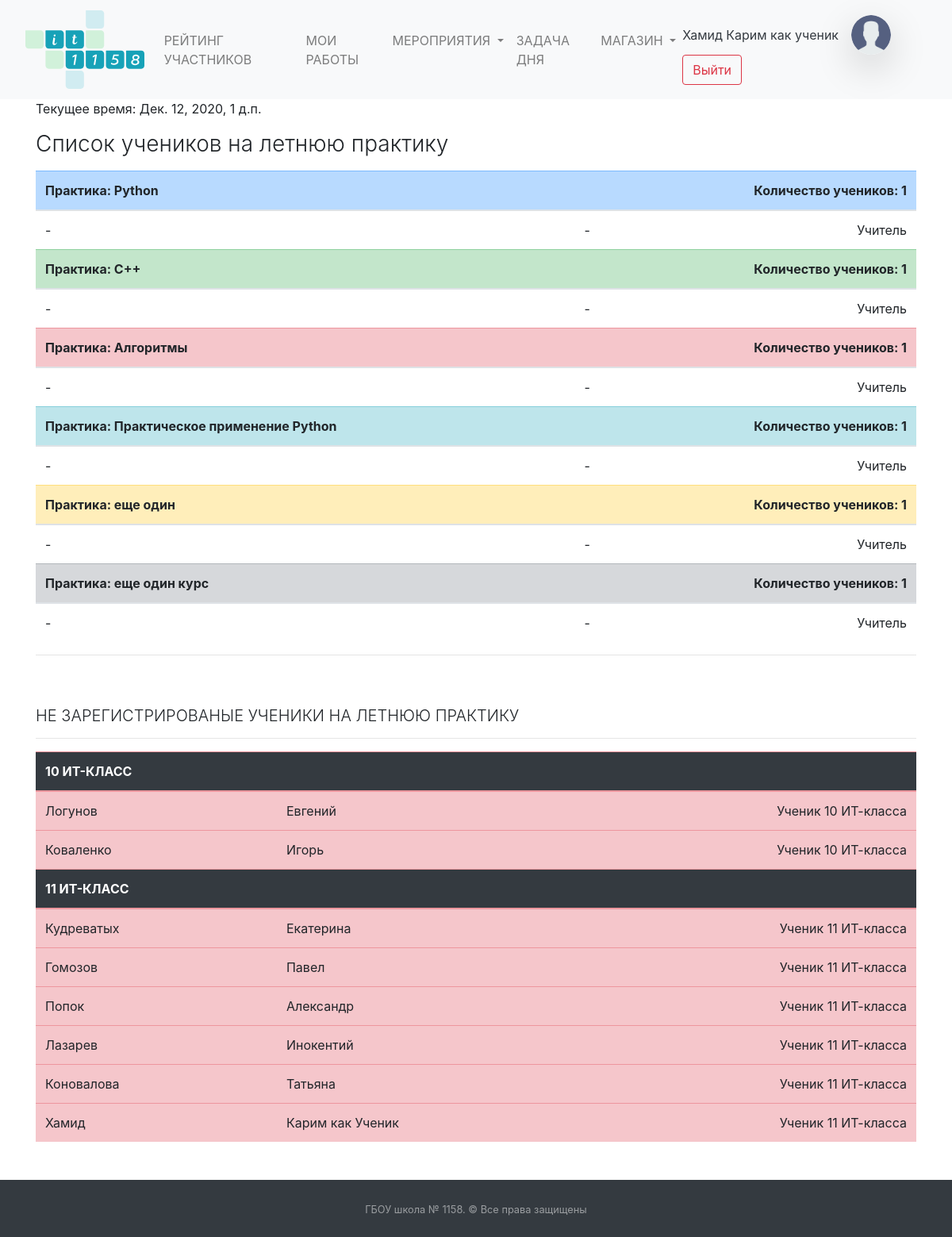
The page /summer_practice/admin (signed in) on the database its author committed.
### mainapp/models.py (models this page shows, shortened)
class Puples(models.Model):
    STATUS_CHOICES = (
        ('ST10', 'Ученик 10 ИТ-класса'),
        ('ST11', 'Ученик 11 ИТ-класса'),
        ('APP', 'Кандидат в ИТ-класс'),
        ('TEACH', 'Учитель')
    )
    PROGRESS_CHOICES = (
        (0, '0'),
        (25, '25'),
        (50, '50'),
        (75, '75'),
        (100, '100'),
    )
    name = models.CharField("Имя", null=True, max_length=50)
    surname = models.CharField("Фамилия", null=True, max_length=100)
    rate = models.PositiveIntegerField("Рейтинг ученика", default=0)
    image = models.ImageField("Фотография профиля", blank=True, upload_to="puples_photo",
                              default="puples_photo/user-2.png")
    user = models.OneToOneField(User, on_delete=models.CASCADE, null=True, default='',
                                verbose_name="Связь с таблицей пользователей")
    status = models.CharField("Статуc", choices=STATUS_CHOICES, default='ST10', max_length=30)
    applicant_first_result = models.FloatField("Результат первого этапа", blank=True, default=0)
    applicant_progress = models.IntegerField(verbose_name="Прогресс", choices=PROGRESS_CHOICES, default=0, blank=True)
    email = models.EmailField(verbose_name="Email", default="")
    phone = models.CharField(max_length=12, verbose_name="Телефон", default="")
    class Meta:
        verbose_name = "Пользователи"
        verbose_name_plural = "Пользователи"

class SummerPractice(models.Model):
    name = models.CharField("Название курса", max_length=200, default="")
    description = models.CharField("Описание курса", max_length=1000, default="")
    date = models.DateField("Дата", default="")
    time = models.TimeField("Время начала курса", default="")
    image = models.ImageField("Логотип курса", blank=True, upload_to="logo_practice",
                              default="puples_photo/user-2.png")
    id_registers = models.CharField(default="", verbose_name="ID учеников, кто дал правильный ответ", max_length=200,
                                    blank=True)
    class Meta:
        verbose_name = "Летняя практика"
        verbose_name_plural = "Летняя практика"

### mainapp/views.py (the view)
# urls.py: path("summer_practice/admin", views.SummerPracticeAdminView.as_view(), name="summer_practice_admin"),
class SummerPracticeAdminView(HeaderNotificationsCounter, LoginRequiredMixin, ListView):
    template_name = "summer_practice_admin.html"
    queryset = SummerPractice.objects.all()
    login_url = '/login/'
    def get_context_data(self, *, object_list=None, **kwargs):
        context = super().get_context_data(**kwargs)
        all_puples = []
        for i in range(6):
            list_id = [int(j) for j in
                       SummerPractice.objects.all()[i].id_registers.rstrip('|*').lstrip('*|').split("*||*")]
            all_puples += list_id
            context[f"list{i}"] = [Puples.objects.get(user_id=k) for k in list_id]
            context[f"l{i}"] = len(list_id)
        all_id_user = {i.user_id for i in Puples.objects.all()}
        context["not_reg_puples"] = [Puples.objects.get(user_id=i) for i in all_id_user.difference(set(all_puples))]
        context["time"] = dt.datetime.now()
        return context

### mainapp/addons_python/views_addons_classes.py (called while the page is built)
    def get_context_data(self, *, object_list=None, **kwargs):
        context = super().get_context_data(**kwargs)
        context['events_new'] = Events.objects.filter(check=False).count()
        context['applicants_count'] = Puples.objects.filter(
            status="APP").count()
        return context

### templates/summer_practice_admin.html (shortened to what this page needs)
{% extends  'base.html' %}
{% load static %}
{% block main %}
    <div class="container">
        <p>Текущее время: {{ time }}</p>
        <h3 class="font-weight-light mt-3">Список учеников на летнюю практику</h3>
        <table class="table mt-3">
            <thead class="thead table-primary">
            <tr>
                <th scope="col">Практика: {{ summerpractice_list.0.name }}</th>
                <th scope="col"></th>
                <th scope="col" class="text-right">Количество учеников: {{ l0 }}</th>
            </tr>
            </thead>
            <tbody>
            {% for i in list0 %}
                <tr>
                    <td>{{ i.name }}</td>
                    <td class="text-left">{{ i.surname }}</td>
                    <td class="text-right">{{ i.get_status_display }}</td>
                </tr>
            {% endfor %}
            </tbody>
            <thead class="thead table-success">
            <tr>
                <th scope="col">Практика: {{ summerpractice_list.1.name }}</th>
                <th scope="col"></th>
                <th scope="col" class="text-right">Количество учеников: {{ l1 }}</th>
            </tr>
            </thead>
            <tbody>
            {% for i in list1 %}
                <tr>
                    <td>{{ i.name }}</td>
                    <td class="text-left">{{ i.surname }}</td>
                    <td class="text-right">{{ i.get_status_display }}</td>
                </tr>
            {% endfor %}
            </tbody>
            <thead class="thead table-danger">
            <tr>
                <th scope="col">Практика: {{ summerpractice_list.2.name }}</th>
                <th scope="col"></th>
                <th scope="col" class="text-right">Количество учеников: {{ l2 }}</th>
            </tr>
            </thead>
            <tbody>
            {% for i in list2 %}
                <tr>
                    <td>{{ i.name }}</td>
                    <td class="text-left">{{ i.surname }}</td>
                    <td class="text-right">{{ i.get_status_display }}</td>
                </tr>
            {% endfor %}
            </tbody>
            <thead class="thead table-info">
            <tr>
                <th scope="col">Практика: {{ summerpractice_list.3.name }}</th>
                <th scope="col"></th>
                <th scope="col" class="text-right">Количество учеников: {{ l3 }}</th>
            </tr>
            </thead>
            <tbody>
            {% for i in list3 %}
                <tr>
                    <td>{{ i.name }}</td>
                    <td class="text-left">{{ i.surname }}</td>
                    <td class="text-right">{{ i.get_status_display }}</td>
                </tr>
            {% endfor %}
            </tbody>
            <thead class="thead table-warning">
            <tr>
                <th scope="col">Практика: {{ summerpractice_list.4.name }}</th>
                <th scope="col"></th>
                <th scope="col" class="text-right">Количество учеников: {{ l4 }}</th>
            </tr>
            </thead>
            <tbody>
            {% for i in list4 %}
                <tr>
                    <td>{{ i.name }}</td>
                    <td class="text-left">{{ i.surname }}</td>
                    <td class="text-right">{{ i.get_status_display }}</td>
                </tr>
            {% endfor %}
            </tbody>
            <thead class="thead table-secondary">
            <tr>
                <th scope="col">Практика: {{ summerpractice_list.5.name }}</th>
                <th scope="col"></th>
                <th scope="col" class="text-right">Количество учеников: {{ l5 }}</th>
            </tr>
            </thead>
            <tbody>
            {% for i in list5 %}
                <tr>
                    <td>{{ i.name }}</td>
                    <td class="text-left">{{ i.surname }}</td>
                    <td class="text-right">{{ i.get_status_display }}</td>
                </tr>
            {% endfor %}
            </tbody>
        </table>
        <hr>
        <h5 class="font-weight-light text-uppercase pt-5">Не зарегистрированые ученики на летнюю практику</h5>
        <hr>
        <table class="table mt-3 table-danger">
            <thead class="thead table-dark">
            <tr>
                <th scope="col">10 ИТ-КЛАСС</th>
                <th scope="col"></th>
                <th scope="col" class="text-right"></th>
            </tr>
            </thead>
            <tbody>
            {% for i in not_reg_puples %}
                {% if i.status == "ST10" %}
                    <tr>
                        <td>{{ i.surname }}</td>
                        <td class="text-left">{{ i.name }}</td>
                        <td class="text-right">{{ i.get_status_display }}</td>
                    </tr>
                {% endif %}
            {% endfor %}
            </tbody>
            <thead class="thead table-dark">
            <tr>
                <th scope="col">11 ИТ-КЛАСС</th>
                <th scope="col"></th>
                <th scope="col" class="text-right"></th>
            </tr>
            </thead>
            <tbody>
            {% for i in not_reg_puples %}
                {% if i.status == "ST11" %}
                    <tr>
                        <td>{{ i.surname }}</td>
                        <td class="text-left">{{ i.name }}</td>
                        <td class="text-right">{{ i.get_status_display }}</td>
                    </tr>
                {% endif %}
            {% endfor %}
            </tbody>
        </table>
    </div>
{% endblock %}

### templates/base.html (shortened to what this page needs)
<!DOCTYPE html>
<html lang="ru">
{% load static %}
<head>
    <link href="{% static 'css/bootstrap.css' %}" rel="stylesheet" type="text/css">
    <link href="{% static 'css/style.css' %}" rel="stylesheet" type="text/css">
    <link href="{% static 'css/pre.css' %}" rel="stylesheet" type="text/css">
    <link rel="stylesheet" href="//code.jquery.com/ui/1.12.1/themes/base/jquery-ui.css">
    <link rel="stylesheet" href="/resources/demos/style.css">
</head>
<body>
<div class="container-fuild">
    <nav class="navbar navbar-expand-lg navbar-light bg-light">
        <a href="/" class="navbar-brand">
            <img class="img-fluid mx-3"
                 width="150" height="150"
                 src="{% static '/images/logo_it_class.svg' %}"></a>
        <div class="collapse navbar-collapse" id="navbarSupportedContent">
            <ul class="navbar-nav mr-auto">
                {% if user.is_authenticated and user.puples.status != "APP" %}
                    <li class="nav-item">
                        <a class="nav-link{% block detail_active %}{% endblock %}" href="/rate">РЕЙТИНГ УЧАСТНИКОВ</a>
                    </li>
                {% endif %}
                {% if user.is_authenticated and user.puples.status != "APP" %}
                    <li class="nav-item">
                        <a class="nav-link{% block detail_active_works %}{% endblock %}" href="/works">МОИ РАБОТЫ</a>
                    </li>
                {% endif %}
                <li class="nav-item dropdown">
                    <a class="nav-link dropdown-toggle{% block detail_active_hach %}{% endblock %}" href="#"
                       id="navbarDropdown" role="button"
                       data-toggle="dropdown" aria-haspopup="true" aria-expanded="false">
                        МЕРОПРИЯТИЯ
                    </a>
                </li>
                {% if user.is_authenticated and user.puples.status != "APP" %}
                    <li class="nav-item">
                        <a class="nav-link{% block detail_active_task %}{% endblock %}" href="/daytask/">ЗАДАЧА ДНЯ</a>
                    </li>
                    <li class="nav-item dropdown">
                        <a class="nav-link {% block market_active %}{% endblock %} dropdown-toggle" href="#"
                           id="navbarDropdown" role="button"
                           data-toggle="dropdown" aria-haspopup="true" aria-expanded="false">
                            МАГАЗИН
                        </a>
                    </li>
                {% endif %}
            </ul>
            <form class="form-inline my-2 my-lg-0">
                {% if user.is_authenticated %}
                    <a class="nav-link text-dark disabled p-0"
                       href="/account/">{{ user.last_name }} {{ user.first_name }}</a>
                    <a href="/account/">
                        <img class="img-fluid mx-3 rounded-circle shadow-lg"
                             style="width: 50px; object-fit: cover; height:50px;"
                             src="{{ user.puples.image.url }}"></a>
                {% endif %}
                {% if user.username == "" %}
                    <a class="nav-link disabled" href="#">Гость</a>
                    <a class="btn btn-outline-success my-2 my-sm-0" href="/login">Войти</a>
                {% else %}
                    <a class="btn btn-outline-danger my-2 my-sm-0" href="/logout">Выйти</a>
                {% endif %}
            </form>
        </div>
    </nav>
    {% block main %}
    {% endblock %}
    <footer id="sticky-footer" class="py-4 bg-dark text-white-50 mt-5">
        <div class="container text-center">
            <small>ГБОУ школа № 1158. &copy; Все права защищены</small>
        </div>
    </footer>
</div>
</body>
</html>

### rows shown on the page
SummerPractice: name "Python"
Puples: name "-", surname "-", status "Учитель"
SummerPractice: name "C++"
SummerPractice: name "Алгоритмы"
SummerPractice: name "Практическое применение Python"
SummerPractice: name "еще один"
SummerPractice: name "еще один курс"
Puples: surname "Логунов", name "Евгений", status "Ученик 10 ИТ-класса"
Puples: surname "Коваленко", name "Игорь", status "Ученик 10 ИТ-класса"
Puples: surname "Кудреватых", name "Екатерина", status "Ученик 11 ИТ-класса"
Puples: surname "Гомозов", name "Павел", status "Ученик 11 ИТ-класса"
Puples: surname "Попок", name "Александр", status "Ученик 11 ИТ-класса"
Puples: surname "Лазарев", name "Инокентий", status "Ученик 11 ИТ-класса"
Puples: surname "Коновалова", name "Татьяна", status "Ученик 11 ИТ-класса"
Puples: surname "Хамид", name "Карим как Ученик", status "Ученик 11 ИТ-класса"

### other values the page prints
{{ user.last_name }} "Хамид"
{{ user.first_name }} "Карим как ученик"
{{ time }} "Дек. 12, 2020, 1 д.п."
{{ l0 }} "1"
{{ l1 }} "1"
{{ l2 }} "1"
{{ l3 }} "1"
{{ l4 }} "1"
{{ l5 }} "1"
